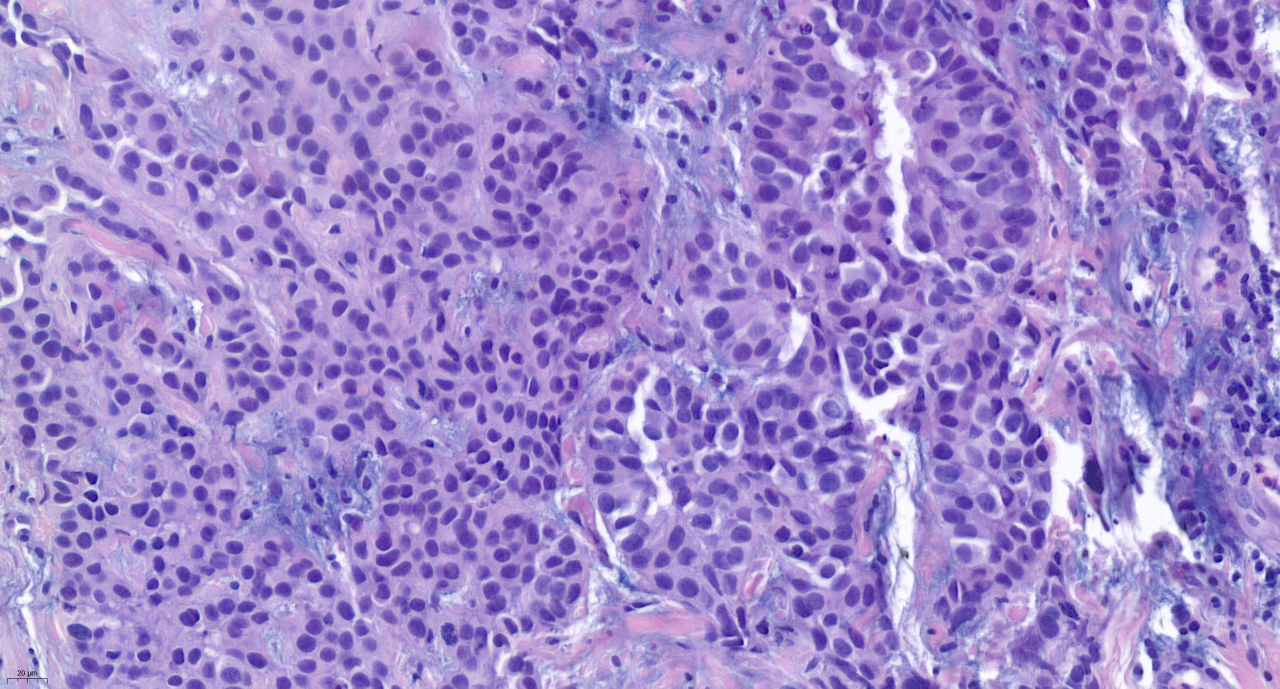
#> input picture utils/ref_he.jpg, 2560 x 1377 px (shown at 1/2 size)
$ python -i preprocessStain.py   (imports and definitions only)   (older library calls are emulated)
#> lines starting #> are read from the running program, lines starting #| are printed output that depends on the picture
"""
Normalize a patch stain to the target image using the method of:
E. Reinhard, M. Adhikhmin, B. Gooch, and P. Shirley, ‘Color transfer between images’, IEEE Computer Graphics and Applications, vol. 21, no. 5, pp. 34–41, Sep. 2001.
"""

from __future__ import division

import cv2 as cv
import numpy as np


def lab_split(I):
    """
    Convert from RGB uint8 to LAB and split into channels
    :param I: uint8
    :return:
    """
    I = cv.cvtColor(I, cv.COLOR_RGB2LAB)
    I = I.astype(np.float32)
    I1, I2, I3 = cv.split(I)
    I1 /= 2.55
    I2 -= 128.0
    I3 -= 128.0
    return I1, I2, I3


# [13 lines left out: function merge_back, not called in this run]


def get_mean_std(I):
    """
    Get mean and standard deviation of each channel
    :param I: uint8
    :return:
    """
    I1, I2, I3 = lab_split(I)
    m1, sd1 = cv.meanStdDev(I1)
    m2, sd2 = cv.meanStdDev(I2)
    m3, sd3 = cv.meanStdDev(I3)
    means = m1, m2, m3
    stds = sd1, sd2, sd3
    return means, stds


def standardize_brightness(I):
    """
    :param I:
    :return:
    """
    p = np.percentile(I, 90)
    return np.clip(I * 255.0 / p, 0, 255).astype(np.uint8)


class Normalizer(object):
    """
    A stain normalization object
    """

    def __init__(self):
        self.target_means = None
        self.target_stds = None

    # [5 lines left out: function fit, not called in this run]

    def transform(self, I):
        I = standardize_brightness(I)
        I1, I2, I3 = lab_split(I)
        means, stds = get_mean_std(I)
        norm1 = ((I1 - means[0]) * (self.target_stds[0] / stds[0])) + self.target_means[0]
        norm2 = ((I2 - means[1]) * (self.target_stds[1] / stds[1])) + self.target_means[1]
        norm3 = ((I3 - means[2]) * (self.target_stds[2] / stds[2])) + self.target_means[2]
        return merge_back(norm1, norm2, norm3)


# [89 lines left out: function normalize_staining, not called in this run]

>>> import cv2
>>> picture = cv2.cvtColor(cv2.imread('../ref_he.jpg'), cv2.COLOR_BGR2RGB)
>>> result = Normalizer().transform(picture)
#> in standardize_brightness, `p = np.percentile(I, 90)`: p = 219
#> in standardize_brightness, `return np.clip(I * 255.0 / p, 0, 255).astype(np.uint8)`:
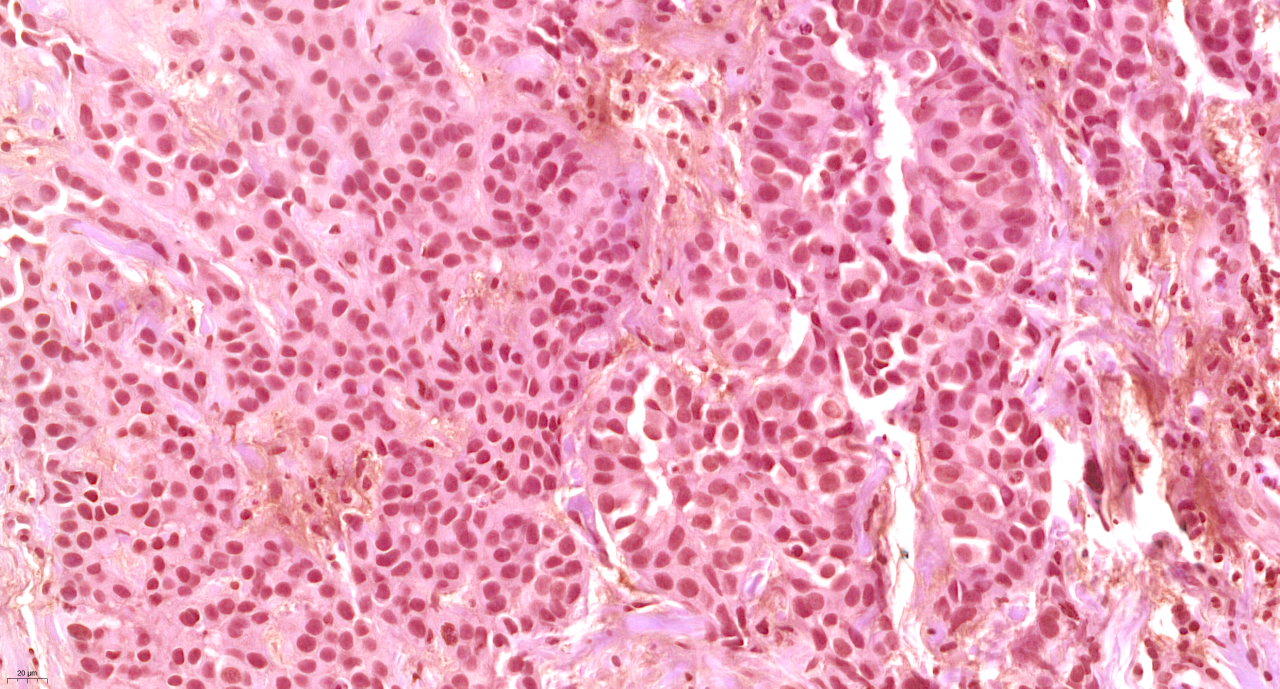
#> returned value: shape (1377, 2560, 3) (shown at 1/2 size); mean of channels 0, 1, 2 184.6, 159.1, 234; drawn as B, G, R
#> in lab_split, `I = cv.cvtColor(I, cv.COLOR_RGB2LAB)`: I: shape (1377, 2560, 3); mean of channels 0, 1, 2 179, 153.2, 93.5
#> in lab_split, `I = I.astype(np.float32)`: I: shape (1377, 2560, 3) float32; mean of channels 0, 1, 2 178.8, 154, 93.2
#> in lab_split, `I1, I2, I3 = cv.split(I)`:
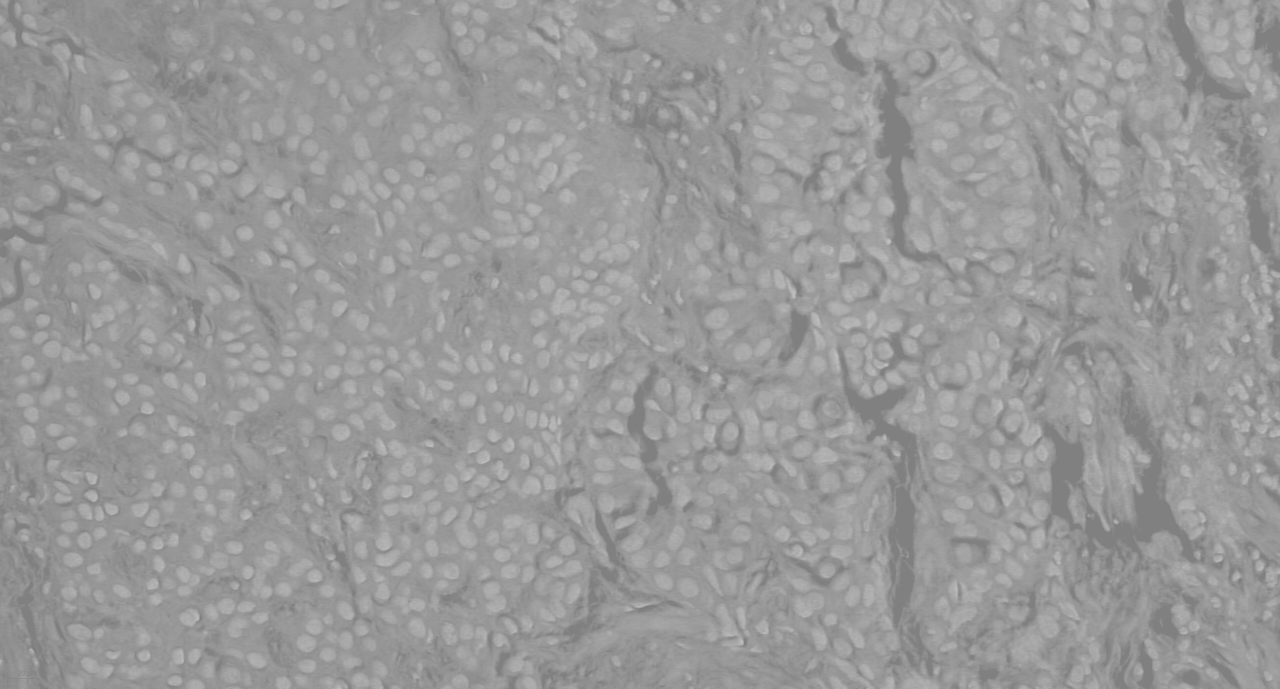
#> I2: shape (1377, 2560) float32 (shown at 1/2 size); min 117, max 193, mean 153.2
#> in lab_split, `I1 /= 2.55`:
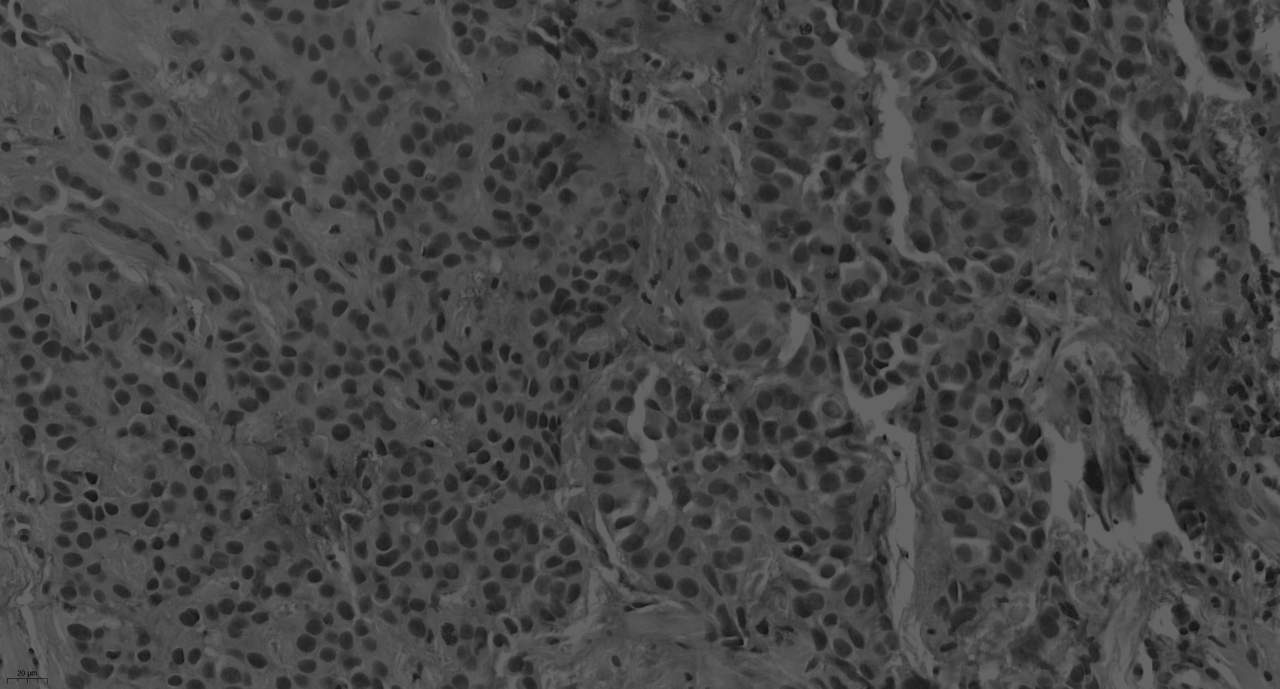
#> I1: shape (1377, 2560) float32 (shown at 1/2 size); min 0, max 100, mean 70.2
#> in lab_split, `I2 -= 128.0`:
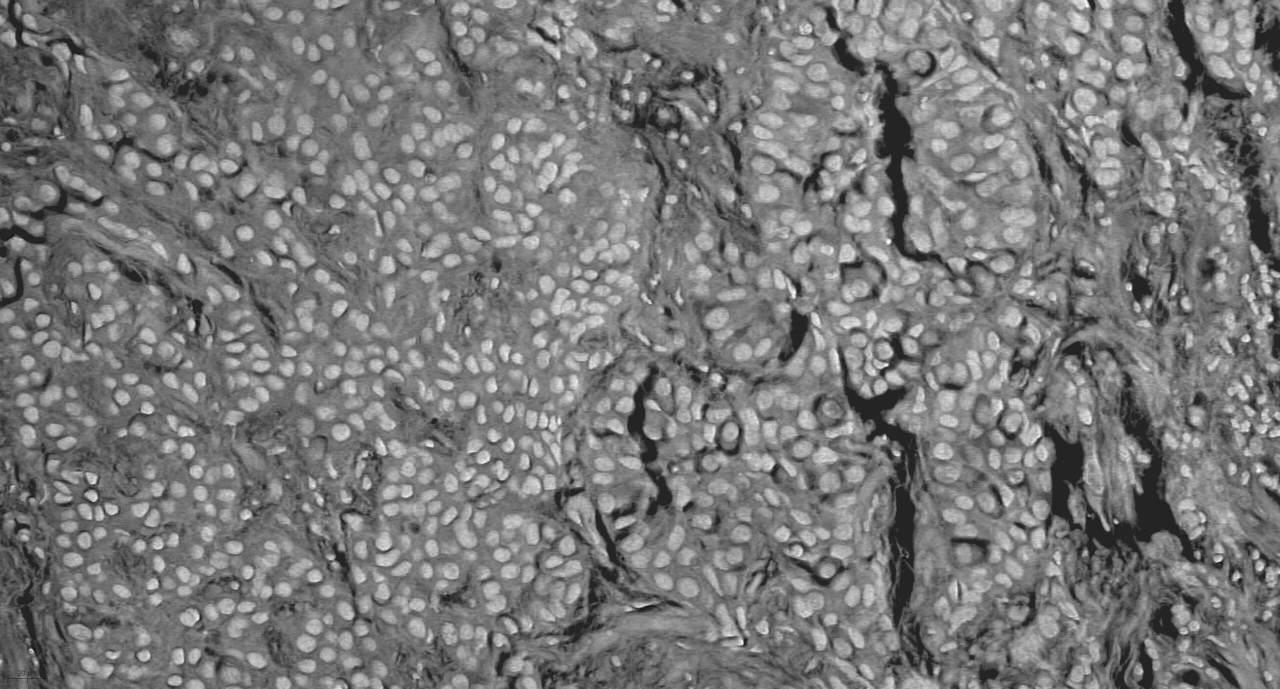
#> I2: shape (1377, 2560) float32 (shown at 1/2 size); min -11, max 65, mean 25.2; drawn with min black and max white
#> in lab_split, `I3 -= 128.0`:
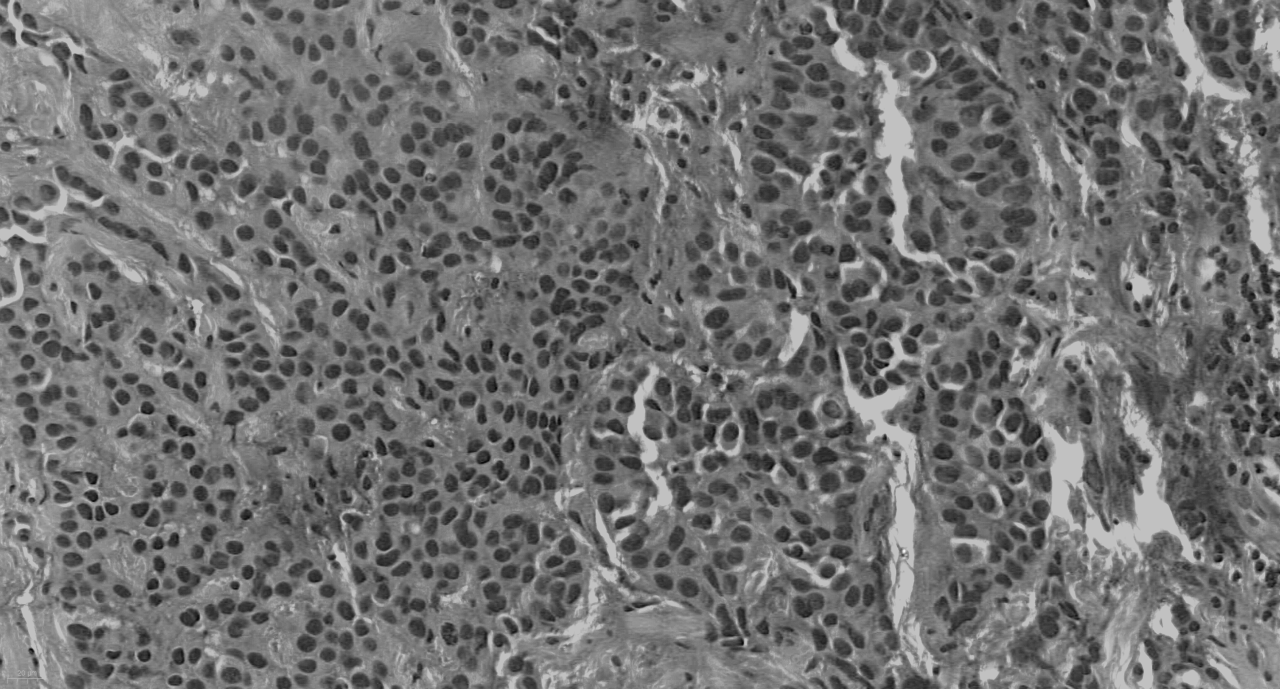
#> I3: shape (1377, 2560) float32 (shown at 1/2 size); min -82, max 26, mean -34.5; drawn with min black and max white
#> in get_mean_std, `m1, sd1 = cv.meanStdDev(I1)`: m1 = [70.18]; sd1 = [15.96]
#> in get_mean_std, `m2, sd2 = cv.meanStdDev(I2)`: m2 = [25.18]; sd2 = [10.81]
#> in get_mean_std, `m3, sd3 = cv.meanStdDev(I3)`: m3 = [-34.5]; sd3 = [14.52]
#> in get_mean_std, `means = m1, m2, m3`: means = ([70.18], [25.18], [-34.5])
#> in get_mean_std, `stds = sd1, sd2, sd3`: stds = ([15.96], [10.81], [14.52])
#> in transform, `means, stds = get_mean_std(I)`: means = ([70.18], [25.18], [-34.5]); stds = ([15.96], [10.81], [14.52])
#> (the run stopped early here; a loop or call above may not have finished)
